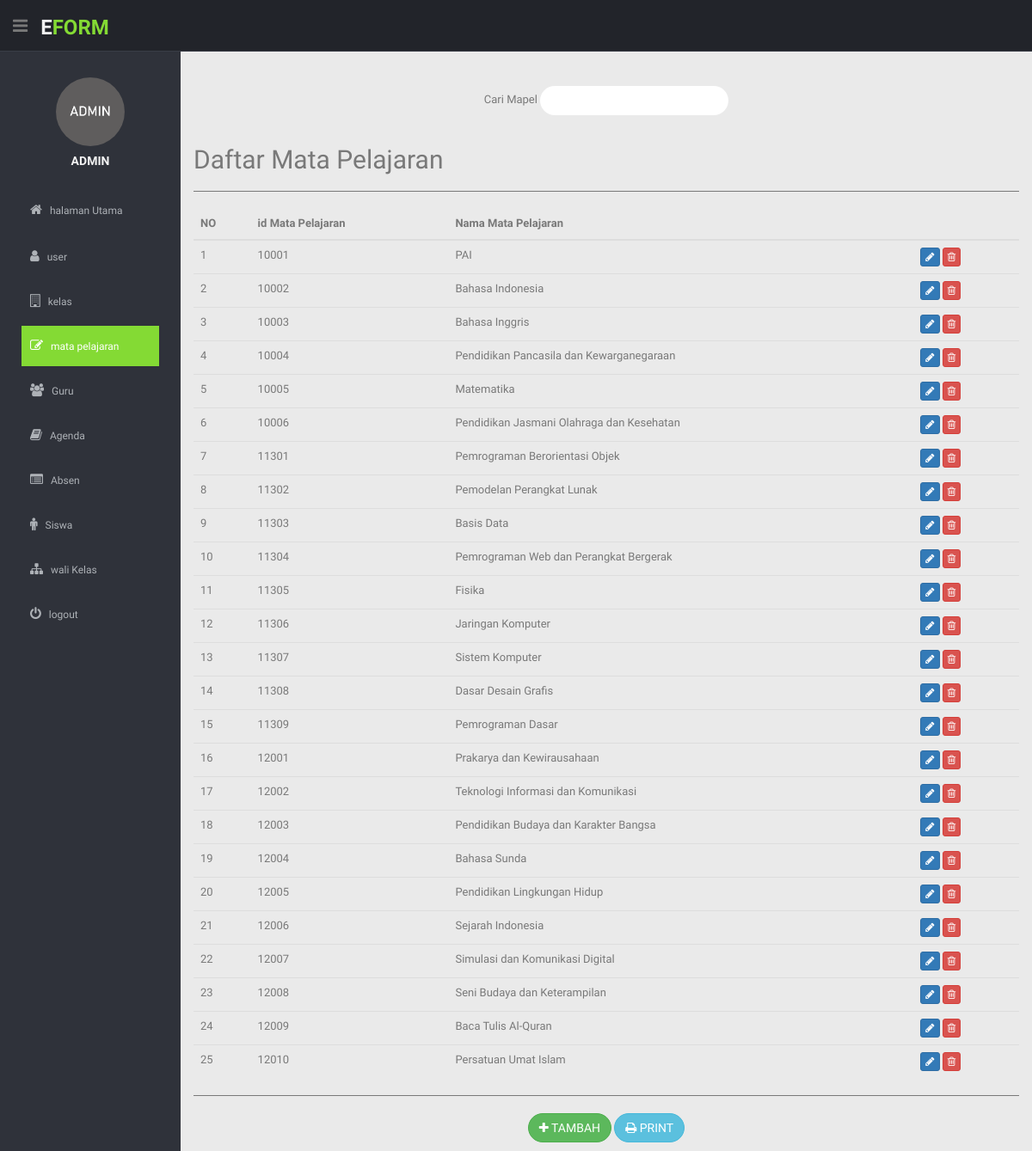
The app's page /admin/mapel.php (signed in) with its own data.
### tables this page shows
CREATE TABLE `tb_mapel` (
  `id_mapel` int(15) NOT NULL,
  `nm_mapel` varchar(50) NOT NULL
);

### admin/koneksi.php (called while the page is built, shortened)
<?php
$host="localhost";
$user="root";
$pass="";
$db="db_agenda";
$koneksi= mysqli_connect($host,$user,$pass,$db);
function query($query) {
	global $koneksi;
	$result = mysqli_query($koneksi, $query);
	$rows = [];
	while( $row = mysqli_fetch_assoc($result) ) {
		$rows[] = $row;
	}
	return $rows;
}
?>

### admin/mapel.php (the view, shortened to what this page needs)
<?php
        $mapel=query("SELECT * FROM tb_mapel");
          ?>
          <!DOCTYPE html>
          <html lang="en">
          <head>
            <link href="../lib/bootstrap/css/bootstrap.min.css" rel="stylesheet">
            <link href="../lib/font-awesome/css/font-awesome.css" rel="stylesheet" />
            <link href="../css/style.css" rel="stylesheet">
            <link href="../css/style-responsive.css" rel="stylesheet">
          </head>
          <body>
            <section id="container">
              <header class="header black-bg">
                <div class="sidebar-toggle-box">
                  <div class="fa fa-bars tooltips" data-placement="right"></div>
                </div>
                <a href="" class="logo"><b>E<span>form</span></b></a>
                <div class="nav notify-row" id="top_menu">
                  <ul class="nav top-menu">
              </header>
              <aside>
                <div id="sidebar" class="navbar-brand mb-5 ">
                  <ul class="sidebar-menu" id="nav-accordion">
                  <p class="centered"><img src="../img/gambar/admin.png" class="img-circle" width="80"></p>
                    <h5 class="centered">
                    ADMIN
                    </h5>
                    <li class="mt">
                      <a href="index.php">
                        <i class="fa fa-home"></i>
                        <span>halaman Utama</span>
                        </a>
                    </li>
                    <li class="sub-menu">
                      <a href="user.php">
                        <i class="fa fa-user"></i>
                        <span>user</span>
                        </a>
                    </li>
                    <li class="sub-menu">
                      <a href="kelas.php">
                        <i class="fa fa-building-o"></i>
                        <span>kelas</span>
                        </a>
                    </li>
                    <li class="sub-menu">
                      <a class="active" href="mapel.php">
                        <i class="fa fa-edit"></i>
                        <span>mata pelajaran</span>
                        </a>
                    </li>
                    <li class="sub-menu">
                      <a href="guru.php">
                        <i class="fa fa-group"></i>
                        <span>Guru</span>
                        </a>
                    </li>
                    <li class="sub-menu">
                      <a href="agenda.php">
                        <i class="fa fa-book"></i>
                        <span>Agenda</span>
                        </a>
                    </li>
                    <li class="sub-menu">
                      <a href="absen.php">
                        <i class="fa fa-list-alt"></i>
                        <span>Absen</span>
                        </a>
                    </li>
                    <li class="sub-menu">
                      <a href="siswa.php">
                        <i class="fa fa-male"></i>
                        <span>Siswa</span>
                        </a>
                    </li>
                    <li class="sub-menu">
                      <a href="wali_kelas.php">
                        <i class="fa fa-sitemap"></i>
                        <span>wali Kelas</span>
                        </a>
                    </li>
                    <li class="sub-menu ">
                        <a href="../logout.php" onclick="return confirm('Yakin?')">
                        <i class="fa fa-power-off"></i>
                        <span>logout</span>
                        </a>
                    </li>
                </div>
              </aside>
              <section id="main-content">
                <section class="wrapper turun text-center">
                <div class="row">
<div class="col-lg-12 ">
        <div class="control-group">
                <div class="form-group">
                <form method="post" action="">
                  <label>Cari Mapel </label>
                  <input class="form btn buleud" type="text" id="keyword" name="keyword" autocomplete="off">
                </form>
                </div>
        </div>
</div>
</div>
<div class="row">
<div class="col-sm-12">
<h2 class="dispay-2  text-left">Daftar Mata Pelajaran</h2>
<div id="containertab">
<table class="table  table-advance table-hover">
    <hr>
    <thead>
      <tr>
        <th>NO </th>
        <th>id Mata Pelajaran</th>
        <th>Nama Mata Pelajaran</th>
        <th></th>
      </tr>
    </thead>
    <tbody class="text-left">
    <?php $i=1; ?>
    <?php foreach( $mapel as $row ) : ?>
    <tr>
        <td><?= $i; ?></td>
        <td><?= $row["id_mapel"]; ?></td>
        <td><?= $row["nm_mapel"]; ?></td>
        <td>
        <a href="update/update_mapel.php?mapel=<?= $row["id_mapel"]; ?>"><button class="btn btn-primary btn-xs"><i class="fa fa-pencil"></i></button>
        <a href="hapus/hapus_mapel.php?mapel=<?= $row["id_mapel"]; ?>" onclick="return confirm('yakin?');"><button class="btn btn-danger btn-xs"><i class="fa fa-trash-o "></i></button>
        </td>
      </tr>
   <?php $i++ ?>
    <?php endforeach; ?>
    </tbody>
  </table>
  </div>
  <hr>
  <a href="tambah/tambah_mapel.php"><button class="btn btn-success buleud"><i class="fa fa-plus"></i> TAMBAH</button></a>
  <button class="btn btn-info buleud" type="submit"><i class="fa fa-print"></i> PRINT</button>
</div>
</div>
              </section>
</section>
    </section>
  </body>
  </html>

### css/style.css (style rules this page uses)
body { color: #797979; background: #eaeaea; font-family: 'Ruda', sans-serif; padding: 0px !important; margin: 0px !important; font-size:13px; }
.turun { margin-top: 100px; }
ul li { list-style: none; }
a, a:hover, a:focus { text-decoration: none; outline: none; }
#container { width: 100%; height: 100%; }
hr { margin-top: 20px; margin-bottom: 20px; border: 0; border-top: 1px solid #797979; }
.centered { text-align: center; }
.mt { margin-top: 25px; }
#sidebar { width: 210px; height: 100%; position: fixed; background: #2f323a; }
#sidebar h5 { color: #f2f2f2; font-weight: 700; }
#sidebar ul li { position: relative; }
ul.sidebar-menu , ul.sidebar-menu li ul.sub { margin: -2px 0 0; padding: 0; }
ul.sidebar-menu { margin-top: 75px; }
ul.sidebar-menu li { margin-bottom: 5px; margin-left:10px; margin-right:10px; }
ul.sidebar-menu li.sub-menu { line-height: 15px; }
ul.sidebar-menu li a span { display: inline-block; }
ul.sidebar-menu li a { color: #aeb2b7; text-decoration: none; display: block; padding: 15px 0 15px 10px; font-size: 12px; outline: none; -webkit-transition: all 0.3s ease; -moz-transition: all 0.3s ease; -o-transition: all 0.3s ease; -ms-transition: all 0.3s ease; transition: all 0.3s ease; }
ul.sidebar-menu li a.active, ul.sidebar-menu li a:hover, ul.sidebar-menu li a:focus { background: #84da34; color: #fff; display: block; -webkit-transition: all 0.3s ease; -moz-transition: all 0.3s ease; -o-transition: all 0.3s ease; -ms-transition: all 0.3s ease; transition: all 0.3s ease; }
ul.sidebar-menu li a i { font-size: 15px; padding-right: 6px; }
ul.sidebar-menu li a.active i { color: #fff; }
#main-content { margin-left: 210px; }
.header, .footer { min-height: 60px; padding: 0 15px; }
.header { position: fixed; left: 0; right: 0; z-index: 1002; }
.black-bg { background: #22242a; border-bottom: 1px solid #393d46; }
.wrapper { display: inline-block; padding-left: 15px; padding-right: 15px; padding-bottom: 5px; padding-top: 0px; width: 100%; }
a.logo { font-size: 24px; color: #f2f2f2; float: left; margin-top: 15px; text-transform: uppercase; }
a.logo b { font-weight: 900; }
a.logo span { color: #84da34; }
.sidebar-toggle-box { float: left; padding-right: 15px; margin-top: 20px; }
.sidebar-toggle-box .fa-bars { cursor: pointer; display: inline-block; font-size: 20px; }
label { font-weight: 400; }
.buleud { border-radius: 20px; }

### records on screen
tb_mapel: id_mapel "10001", nm_mapel "PAI"
tb_mapel: id_mapel "10002", nm_mapel "Bahasa Indonesia"
tb_mapel: id_mapel "10003", nm_mapel "Bahasa Inggris"
tb_mapel: id_mapel "10004", nm_mapel "Pendidikan Pancasila dan Kewarganegaraan"
tb_mapel: id_mapel "10005", nm_mapel "Matematika"
tb_mapel: id_mapel "10006", nm_mapel "Pendidikan Jasmani Olahraga dan Kesehatan"
tb_mapel: id_mapel "11301", nm_mapel "Pemrograman Berorientasi Objek"
tb_mapel: id_mapel "11302", nm_mapel "Pemodelan Perangkat Lunak"
tb_mapel: id_mapel "11303", nm_mapel "Basis Data"
tb_mapel: id_mapel "11304", nm_mapel "Pemrograman Web dan Perangkat Bergerak"
tb_mapel: id_mapel "11305", nm_mapel "Fisika"
tb_mapel: id_mapel "11306", nm_mapel "Jaringan Komputer"
tb_mapel: id_mapel "11307", nm_mapel "Sistem Komputer"
tb_mapel: id_mapel "11308", nm_mapel "Dasar Desain Grafis"
tb_mapel: id_mapel "11309", nm_mapel "Pemrograman Dasar"
tb_mapel: id_mapel "12001", nm_mapel "Prakarya dan Kewirausahaan"
tb_mapel: id_mapel "12002", nm_mapel "Teknologi Informasi dan Komunikasi"
tb_mapel: id_mapel "12003", nm_mapel "Pendidikan Budaya dan Karakter Bangsa"
tb_mapel: id_mapel "12004", nm_mapel "Bahasa Sunda"
tb_mapel: id_mapel "12005", nm_mapel "Pendidikan Lingkungan Hidup"
tb_mapel: id_mapel "12006", nm_mapel "Sejarah Indonesia"
tb_mapel: id_mapel "12007", nm_mapel "Simulasi dan Komunikasi Digital"
tb_mapel: id_mapel "12008", nm_mapel "Seni Budaya dan Keterampilan"
tb_mapel: id_mapel "12009", nm_mapel "Baca Tulis Al-Quran"
tb_mapel: id_mapel "12010", nm_mapel "Persatuan Umat Islam"
